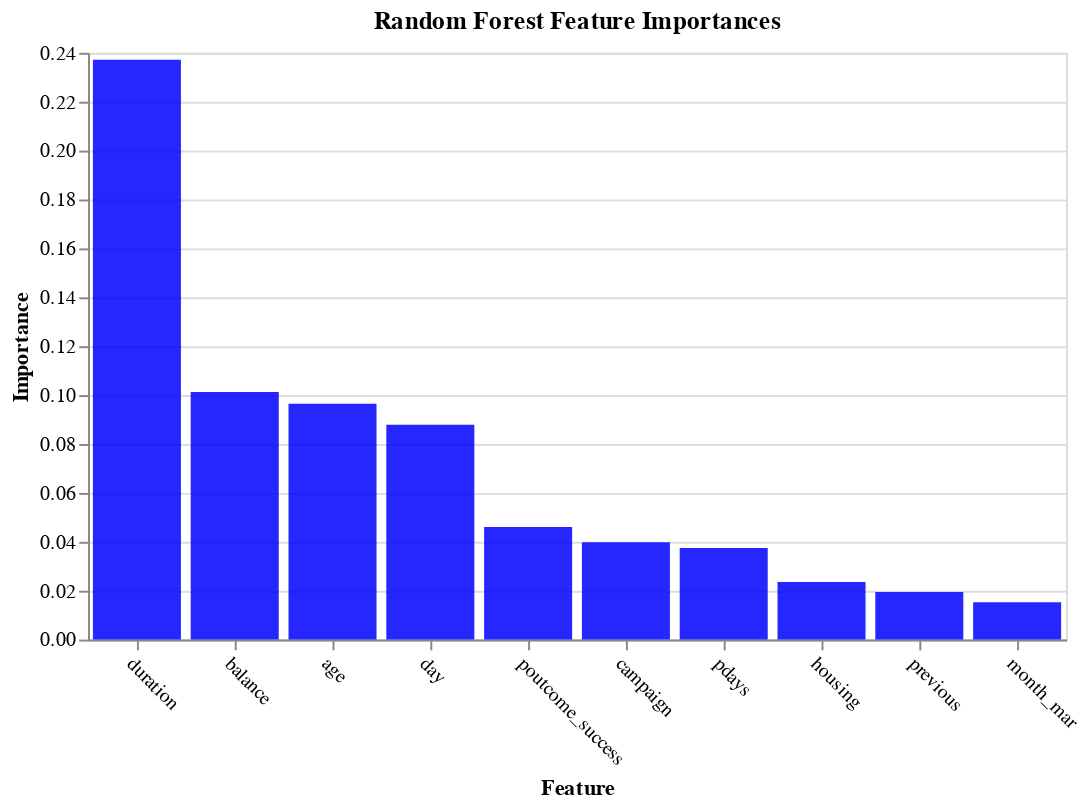

The cell this chart's notebook holds for it:
### Code cell
plot_imp(best_features_rfi, feature_importances_rfi, 'Random Forest', 'blue')

### Figure 1 — Vega-Lite specification as saved in the notebook (floating-point values rounded to 4 significant figures)
{"config": {"view": {"continuousWidth": 400, "continuousHeight": 300}}, "data": {"name": "data-53ddf8194fed763b53e32766720be72d"}, "mark": {"type": "bar", "color": "blue", "opacity": 0.85}, "encoding": {"x": {"type": "nominal", "axis": {"labelAngle": 45}, "field": "features", "sort": null, "title": "Feature"}, "y": {"type": "quantitative", "field": "importances", "title": "Importance"}}, "title": "Random Forest Feature Importances", "width": 500, "$schema": "https://vega.github.io/schema/vega-lite/v4.8.1.json", "datasets": {"data-53ddf8194fed763b53e32766720be72d": [{"features": "duration", "importances": 0.2372}, {"features": "balance", "importances": 0.1013}, {"features": "age", "importances": 0.09649}, {"features": "day", "importances": 0.08786}, {"features": "poutcome_success", "importances": 0.04608}, {"features": "campaign", "importances": 0.03983}, {"features": "pdays", "importances": 0.03743}, {"features": "housing", "importances": 0.02359}, {"features": "previous", "importances": 0.01945}, {"features": "month_mar", "importances": 0.01523}]}}
